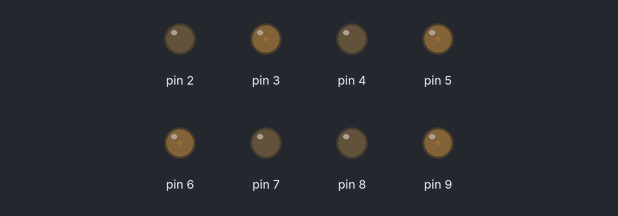
A sketch run on a simulated Arduino Uno, built with avr-gcc and run on an emulated ATmega328P. Shown: output pins drawn as LEDs (lit = HIGH).

Above: at 0.05 s.
At 0.65 s:
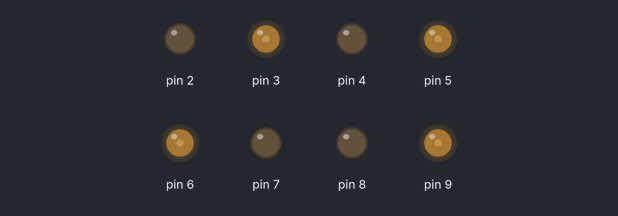
At 1.25 s:
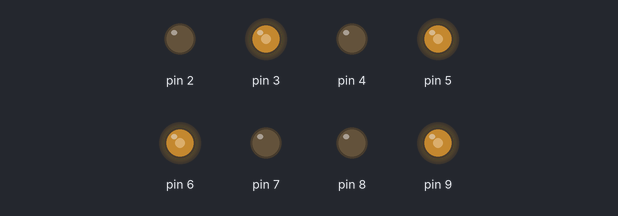
At 1.4 s:
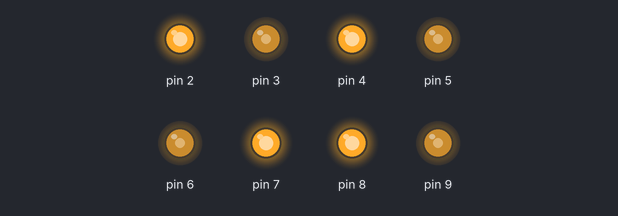
At 1.9 s:
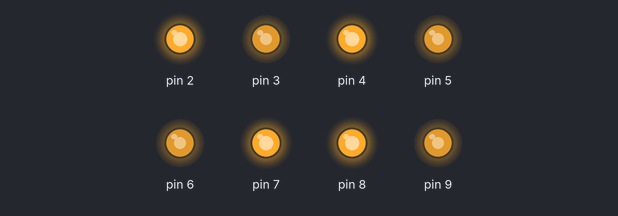
At 2.55 s:
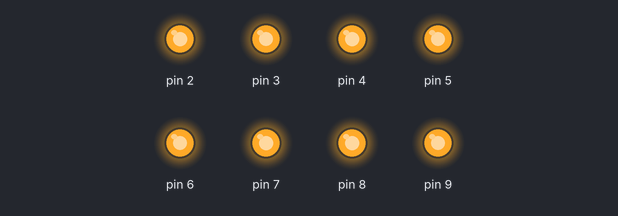
Timing chart, 0 to 5.9 s (numbered marks = the images above):
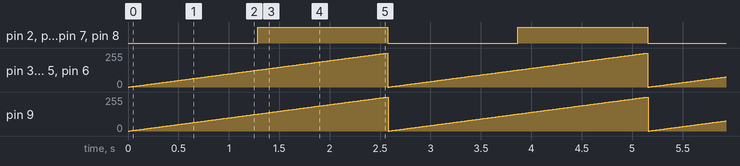

The sketch:

13_pwm_variable.ino
```cpp
unsigned char contador = 0;

void setup() {


}

void loop() {
  // put your main code here, to run repeatedly:
if(contador==255)
contador=0;

else
contador++;

delay(10);
  analogWrite(2,contador);
  analogWrite(3,contador);
  analogWrite(4,contador);
  analogWrite(5,contador);
  analogWrite(6,contador);
  analogWrite(7,contador);
  analogWrite(8,contador);
  analogWrite(9,contador);


}
```

Measured:
- by itself, pin 2, pin 4, pin 7, pin 8: alternates HIGH for 1.3 s and LOW for 1.3 s
- by itself, pin 3, pin 5, pin 6, pin 9: ramps from 0/255 to 255/255 and jumps back, once every 2.6 s
